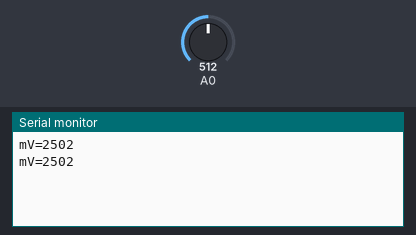
A sketch run on a simulated Arduino Uno, built with avr-gcc and run on an emulated ATmega328P. On the bench: the last lines printed to the serial monitor. The inputs (shaded band) are chosen by the test bench; at power-on: A0 = 512.

Above: at 1.8 s.
1.9 s: A0 set to 716
At 2.4 s:
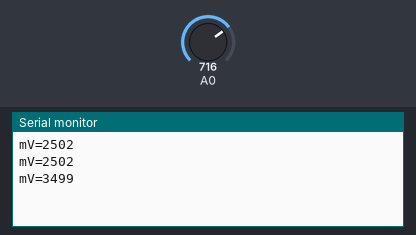
3.4 s: A0 set to 900
At 4.8 s:
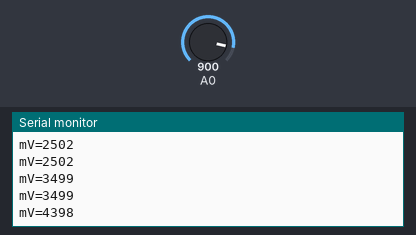
Timing chart, 0 to 6.4 s (numbered marks = the images above; inputs shaded):
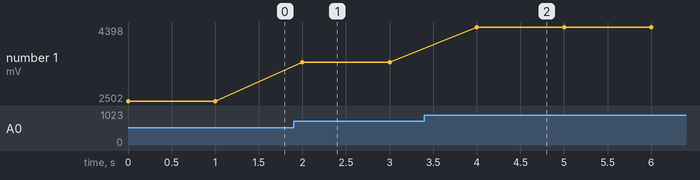

Measured:
- after the input at 1.9 s, the serial monitor: prints a new line after 0.10 s (image 1)
- after the input at 3.4 s, the serial monitor: prints a new line after 0.60 s (image 2)
- plotted number 1: 2502 → 3499 after the input at 1.9 s, 3499 → 4398 after the input at 3.4 s

The sketch:

divider-adc.ino
```cpp
// Reference solution: print the voltage on A0 in millivolts once per second as "mV=<n>".
void setup() {
  Serial.begin(9600);
}

void loop() {
  long mv = analogRead(A0) * 5000L / 1023;
  Serial.print("mV=");
  Serial.println(mv);
  delay(1000);
}
```
